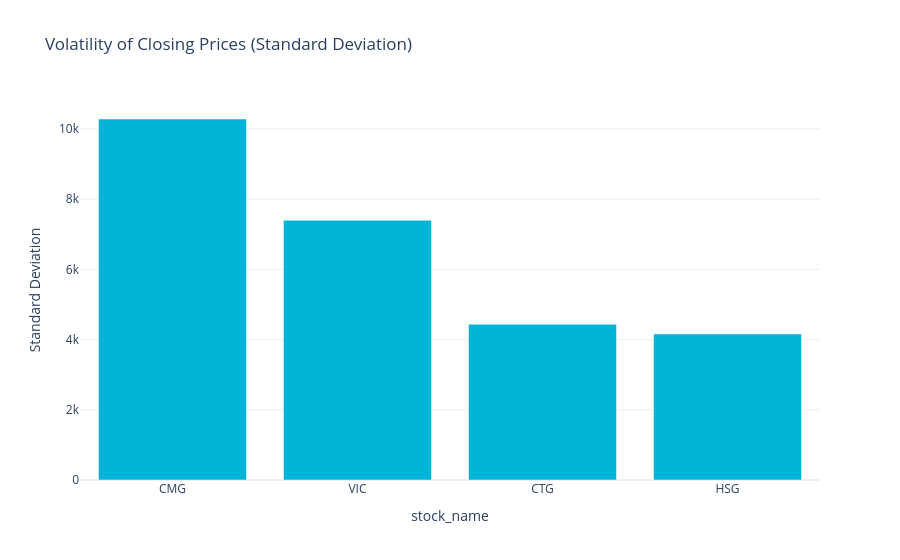

The notebook cell saved with this chart:
### Markdown cell above
Tính toán và so sánh độ biến động (độ lệch chuẩn) của giá đóng cửa cho từng cổ phiếu. Nó sẽ cung cấp cho chúng ta cái nhìn sâu sắc về mức độ giá cổ phiếu biến động trong suốt thời gian:

### Code cell
volatility = pivot_data.std().sort_values(ascending=False)

fig = px.bar(volatility,
             x=volatility.index,
             y=volatility.values,
             labels={'y': 'Standard Deviation', 'x': 'stock_name'},
             title='Volatility of Closing Prices (Standard Deviation)',
             color_discrete_sequence=['#00b4d8']
            )

fig.show()

### Figure 1 — Plotly figure (JSON) as saved in the notebook; plotly's stock layout.template omitted (floating-point values rounded to 4 significant figures)
{"data": [{"alignmentgroup": "True", "hovertemplate": "stock_name=%{x}<br>Standard Deviation=%{y}<extra></extra>", "legendgroup": "", "marker": {"color": "#00b4d8", "pattern": {"shape": ""}}, "name": "", "offsetgroup": "", "orientation": "v", "showlegend": false, "textposition": "auto", "type": "bar", "x": ["CMG", "VIC", "CTG", "HSG"], "xaxis": "x", "y": [10280.0, 7399.0, 4437.0, 4161.0], "yaxis": "y"}], "layout": {"barmode": "relative", "legend": {"tracegroupgap": 0}, "title": {"text": "Volatility of Closing Prices (Standard Deviation)"}, "xaxis": {"anchor": "y", "domain": [0, 1], "title": {"text": "stock_name"}}, "yaxis": {"anchor": "x", "domain": [0, 1], "title": {"text": "Standard Deviation"}}}}
